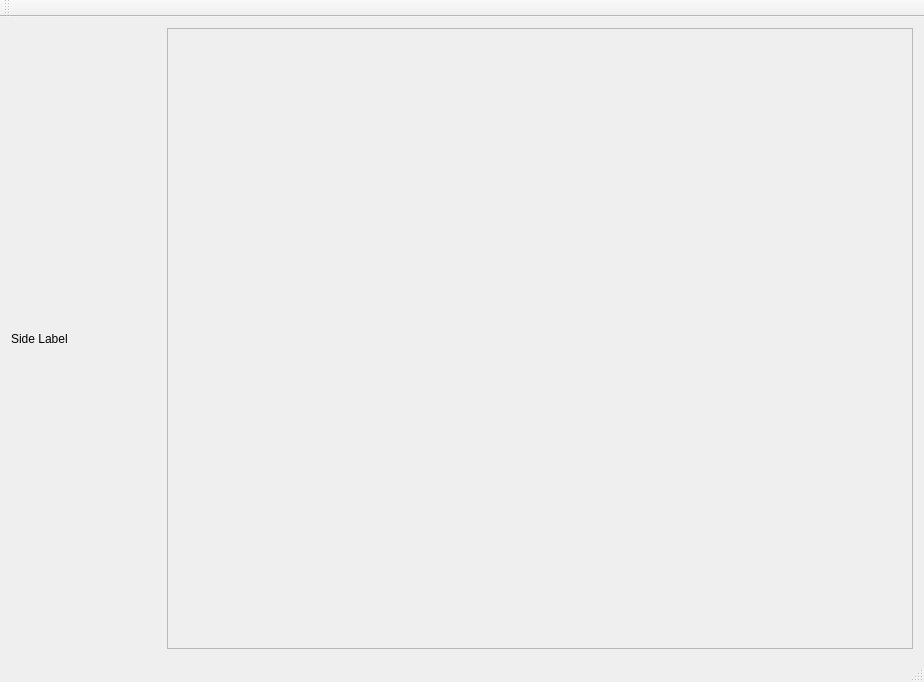
<?xml version="1.0" encoding="UTF-8"?>
<ui version="4.0">
 <class>ComicReader</class>
 <widget class="QMainWindow" name="ComicReader">
  <property name="geometry">
   <rect>
    <x>0</x>
    <y>0</y>
    <width>924</width>
    <height>682</height>
   </rect>
  </property>
  <property name="windowTitle">
   <string>ComicReader</string>
  </property>
  <widget class="QWidget" name="centralWidget">
   <layout class="QHBoxLayout" name="horizontalLayout">
    <item>
     <widget class="QLabel" name="sideLabel">
      <property name="sizePolicy">
       <sizepolicy hsizetype="Maximum" vsizetype="Preferred">
        <horstretch>0</horstretch>
        <verstretch>0</verstretch>
       </sizepolicy>
      </property>
      <property name="minimumSize">
       <size>
        <width>150</width>
        <height>150</height>
       </size>
      </property>
      <property name="text">
       <string>Side Label</string>
      </property>
     </widget>
    </item>
    <item>
     <widget class="QScrollArea" name="centerScrollArea">
      <property name="sizePolicy">
       <sizepolicy hsizetype="Preferred" vsizetype="Preferred">
        <horstretch>0</horstretch>
        <verstretch>0</verstretch>
       </sizepolicy>
      </property>
      <property name="verticalScrollBarPolicy">
       <enum>Qt::ScrollBarAsNeeded</enum>
      </property>
      <property name="horizontalScrollBarPolicy">
       <enum>Qt::ScrollBarAsNeeded</enum>
      </property>
      <property name="widgetResizable">
       <bool>true</bool>
      </property>
      <widget class="QWidget" name="scrollAreaWidgetContents">
       <property name="geometry">
        <rect>
         <x>0</x>
         <y>0</y>
         <width>740</width>
         <height>594</height>
        </rect>
       </property>
       <property name="sizePolicy">
        <sizepolicy hsizetype="Preferred" vsizetype="Preferred">
         <horstretch>0</horstretch>
         <verstretch>0</verstretch>
        </sizepolicy>
       </property>
      </widget>
     </widget>
    </item>
   </layout>
  </widget>
  <widget class="QMenuBar" name="menuBar">
   <property name="geometry">
    <rect>
     <x>0</x>
     <y>0</y>
     <width>924</width>
     <height>22</height>
    </rect>
   </property>
  </widget>
  <widget class="QToolBar" name="mainToolBar">
   <attribute name="toolBarArea">
    <enum>TopToolBarArea</enum>
   </attribute>
   <attribute name="toolBarBreak">
    <bool>false</bool>
   </attribute>
  </widget>
  <widget class="QStatusBar" name="statusBar"/>
 </widget>
 <layoutdefault spacing="6" margin="11"/>
 <resources/>
 <connections/>
</ui>
